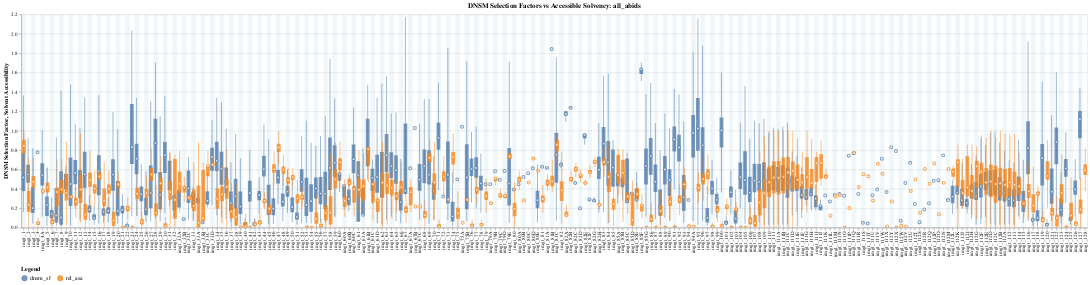

The cell this chart's notebook holds for it:
### Code cell
metrics = {
    'dnsm_sf': 'DNSM Selection Factor',
    'rel_asa': 'Solvent Accessibility',
}
colors = COLORS.copy()
# color_palette = DmsViz_Utility.get_color_palette(len(metrics))
# colors = {x:y for x,y in zip(metrics.keys(),color_palette)}

chart = build_boxplot_via_altair(
    name='all_abids',
    pdbs_df=pdbs_df,
    metrics=list(metrics.keys()),
    metric_names=list(metrics.values()),
    colors=COLORS,
    output_path=f"{FIGURES_OUTPUT_DIR}/dnsm-asa.boxplot.html",
)
chart.show()

### Figure 1 — Vega-Lite specification as saved in the notebook (floating-point values rounded to 4 significant figures; data arrays with more than 128 entries replaced by an {"elided": "..."} marker saying what was removed)
{"config": {"view": {"continuousWidth": 300, "continuousHeight": 300}}, "layer": [{"data": {"name": "data-4766db9d6e27a3db2ba760ada0f270b2"}, "mark": {"type": "rect", "color": "lightblue", "opacity": 0.2}, "encoding": {"x": {"axis": {"title": null}, "field": "shaded_imgt_cols", "scale": {"domain": {"elided": "226 str values"}}, "sort": {"elided": "226 str values"}, "type": "nominal"}}, "name": "view_7"}, {"layer": [{"mark": {"type": "rule"}, "encoding": {"color": {"field": "stat", "legend": {"labelFontSize": 12, "orient": "bottom", "title": "Legend"}, "type": "nominal"}, "x": {"field": "imgt_col", "scale": {"domain": {"elided": "226 str values"}}, "sort": {"elided": "226 str values"}, "type": "nominal"}, "xOffset": {"value": -5.0}, "y": {"field": "dnsm_sf_lower_whisker", "type": "quantitative"}, "y2": {"field": "dnsm_sf_upper_whisker"}}}, {"mark": {"type": "bar"}, "encoding": {"color": {"field": "stat", "legend": {"labelFontSize": 12, "orient": "bottom", "title": "Legend"}, "type": "nominal"}, "opacity": {"value": 0.75}, "size": {"value": 7}, "x": {"field": "imgt_col", "scale": {"domain": {"elided": "226 str values"}}, "sort": {"elided": "226 str values"}, "type": "nominal"}, "xOffset": {"value": -5.0}, "y": {"field": "dnsm_sf_Q1", "title": "DNSM Selection Factor", "type": "quantitative"}, "y2": {"field": "dnsm_sf_Q3"}}}, {"mark": {"type": "point"}, "encoding": {"color": {"field": "stat", "legend": {"labelFontSize": 12, "orient": "bottom", "title": "Legend"}, "type": "nominal"}, "fill": {"value": "white"}, "strokeWidth": {"value": 2}, "x": {"field": "imgt_col", "scale": {"domain": {"elided": "226 str values"}}, "sort": {"elided": "226 str values"}, "type": "nominal"}, "xOffset": {"value": -5.0}, "y": {"field": "dnsm_sf_Q2", "type": "quantitative"}}}], "data": {"name": "data-4933d1688e9ede59a4f3739826e84b45"}}, {"layer": [{"mark": {"type": "rule"}, "encoding": {"color": {"field": "stat", "legend": {"labelFontSize": 12, "orient": "bottom", "title": "Legend"}, "type": "nominal"}, "x": {"field": "imgt_col", "scale": {"domain": {"elided": "226 str values"}}, "sort": {"elided": "226 str values"}, "type": "nominal"}, "xOffset": {"value": 5.0}, "y": {"field": "rel_asa_lower_whisker", "type": "quantitative"}, "y2": {"field": "rel_asa_upper_whisker"}}}, {"mark": {"type": "bar"}, "encoding": {"color": {"field": "stat", "legend": {"labelFontSize": 12, "orient": "bottom", "title": "Legend"}, "type": "nominal"}, "opacity": {"value": 0.75}, "size": {"value": 7}, "x": {"field": "imgt_col", "scale": {"domain": {"elided": "226 str values"}}, "sort": {"elided": "226 str values"}, "type": "nominal"}, "xOffset": {"value": 5.0}, "y": {"field": "rel_asa_Q1", "title": "Solvent Accessibility", "type": "quantitative"}, "y2": {"field": "rel_asa_Q3"}}}, {"mark": {"type": "point"}, "encoding": {"color": {"field": "stat", "legend": {"labelFontSize": 12, "orient": "bottom", "title": "Legend"}, "type": "nominal"}, "fill": {"value": "white"}, "strokeWidth": {"value": 2}, "x": {"field": "imgt_col", "scale": {"domain": {"elided": "226 str values"}}, "sort": {"elided": "226 str values"}, "type": "nominal"}, "xOffset": {"value": 5.0}, "y": {"field": "rel_asa_Q2", "type": "quantitative"}}}], "data": {"name": "data-f26db36349994559aa8042b3e93182bd"}}, {"layer": [{"mark": {"type": "line"}, "encoding": {"opacity": {"value": 0}, "x": {"field": "imgt_col", "scale": {"domain": {"elided": "226 str values"}}, "sort": {"elided": "226 str values"}, "type": "nominal"}, "y": {"field": "tooltip", "type": "quantitative"}}, "name": "view_4"}, {"mark": {"type": "point"}, "encoding": {"opacity": {"value": 0}, "size": {"value": 0}, "tooltip": [{"field": "imgt_col", "type": "nominal"}, {"field": "imgt_occurrences", "type": "quantitative"}, {"field": "dnsm_sf_median", "type": "quantitative"}, {"field": "dnsm_sf_mean", "type": "quantitative"}, {"field": "dnsm_sf_std", "type": "quantitative"}, {"field": "rel_asa_median", "type": "quantitative"}, {"field": "rel_asa_mean", "type": "quantitative"}, {"field": "rel_asa_std", "type": "quantitative"}], "x": {"field": "imgt_col", "scale": {"domain": {"elided": "226 str values"}}, "sort": {"elided": "226 str values"}, "type": "nominal"}, "y": {"field": "tooltip", "type": "quantitative"}}, "name": "view_5"}], "data": {"name": "data-c6426f23bd41cb4663453ce6bb942d77"}}], "height": 400, "params": [{"name": "param_5", "select": {"type": "interval", "encodings": ["x", "y"]}, "bind": "scales", "views": ["view_4"]}, {"name": "param_6", "select": {"type": "point", "fields": ["x"], "nearest": true, "on": "mouseover"}, "views": ["view_5"]}, {"name": "param_7", "select": {"type": "interval", "encodings": ["x", "y"]}, "bind": "scales", "views": ["view_7"]}], "title": "DNSM Selection Factors vs Accessible Solvency: all_abids", "width": 6780, "$schema": "https://vega.github.io/schema/vega-lite/v5.20.1.json", "datasets": {"data-4766db9d6e27a3db2ba760ada0f270b2": [{"shaded_imgt_cols": "imgt_1"}, {"shaded_imgt_cols": "imgt_3"}, {"shaded_imgt_cols": "imgt_4A"}, {"shaded_imgt_cols": "imgt_6"}, {"shaded_imgt_cols": "imgt_8"}, {"shaded_imgt_cols": "imgt_10"}, {"shaded_imgt_cols": "imgt_12"}, {"shaded_imgt_cols": "imgt_14"}, {"shaded_imgt_cols": "imgt_16"}, {"shaded_imgt_cols": "imgt_18"}, {"shaded_imgt_cols": "imgt_20"}, {"shaded_imgt_cols": "imgt_22"}, {"shaded_imgt_cols": "imgt_24"}, {"shaded_imgt_cols": "imgt_26"}, {"shaded_imgt_cols": "imgt_28"}, {"shaded_imgt_cols": "imgt_30"}, {"shaded_imgt_cols": "imgt_32"}, {"shaded_imgt_cols": "imgt_32B"}, {"shaded_imgt_cols": "imgt_33"}, {"shaded_imgt_cols": "imgt_33B"}, {"shaded_imgt_cols": "imgt_33D"}, {"shaded_imgt_cols": "imgt_35"}, {"shaded_imgt_cols": "imgt_37"}, {"shaded_imgt_cols": "imgt_39"}, {"shaded_imgt_cols": "imgt_41"}, {"shaded_imgt_cols": "imgt_43"}, {"shaded_imgt_cols": "imgt_45"}, {"shaded_imgt_cols": "imgt_47"}, {"shaded_imgt_cols": "imgt_49"}, {"shaded_imgt_cols": "imgt_51"}, {"shaded_imgt_cols": "imgt_53"}, {"shaded_imgt_cols": "imgt_55"}, {"shaded_imgt_cols": "imgt_57"}, {"shaded_imgt_cols": "imgt_59"}, {"shaded_imgt_cols": "imgt_60A"}, {"shaded_imgt_cols": "imgt_60C"}, {"shaded_imgt_cols": "imgt_61A"}, {"shaded_imgt_cols": "imgt_61C"}, {"shaded_imgt_cols": "imgt_62"}, {"shaded_imgt_cols": "imgt_64"}, {"shaded_imgt_cols": "imgt_66"}, {"shaded_imgt_cols": "imgt_67A"}, {"shaded_imgt_cols": "imgt_67C"}, {"shaded_imgt_cols": "imgt_69"}, {"shaded_imgt_cols": "imgt_71"}, {"shaded_imgt_cols": "imgt_73"}, {"shaded_imgt_cols": "imgt_75"}, {"shaded_imgt_cols": "imgt_75B"}, {"shaded_imgt_cols": "imgt_77"}, {"shaded_imgt_cols": "imgt_79"}, {"shaded_imgt_cols": "imgt_79B"}, {"shaded_imgt_cols": "imgt_79D"}, {"shaded_imgt_cols": "imgt_80"}, {"shaded_imgt_cols": "imgt_80B"}, {"shaded_imgt_cols": "imgt_80D"}, {"shaded_imgt_cols": "imgt_81"}, {"shaded_imgt_cols": "imgt_81B"}, {"shaded_imgt_cols": "imgt_82"}, {"shaded_imgt_cols": "imgt_82B"}, {"shaded_imgt_cols": "imgt_82D"}, {"shaded_imgt_cols": "imgt_82F"}, {"shaded_imgt_cols": "imgt_82H"}, {"shaded_imgt_cols": "imgt_84"}, {"shaded_imgt_cols": "imgt_85A"}, {"shaded_imgt_cols": "imgt_85C"}, {"shaded_imgt_cols": "imgt_85E"}, {"shaded_imgt_cols": "imgt_85G"}, {"shaded_imgt_cols": "imgt_87"}, {"shaded_imgt_cols": "imgt_89"}, {"shaded_imgt_cols": "imgt_91"}, {"shaded_imgt_cols": "imgt_93"}, {"shaded_imgt_cols": "imgt_94A"}, {"shaded_imgt_cols": "imgt_96"}, {"shaded_imgt_cols": "imgt_98"}, {"shaded_imgt_cols": "imgt_100"}, {"shaded_imgt_cols": "imgt_102"}, {"shaded_imgt_cols": "imgt_104"}, {"shaded_imgt_cols": "imgt_106"}, {"shaded_imgt_cols": "imgt_108"}, {"shaded_imgt_cols": "imgt_110"}, {"shaded_imgt_cols": "imgt_111A"}, {"shaded_imgt_cols": "imgt_111C"}, {"shaded_imgt_cols": "imgt_111E"}, {"shaded_imgt_cols": "imgt_111G"}, {"shaded_imgt_cols": "imgt_111I"}, {"shaded_imgt_cols": "imgt_111K"}, {"shaded_imgt_cols": "imgt_111M"}, {"shaded_imgt_cols": "imgt_111O"}, {"shaded_imgt_cols": "imgt_111Q"}, {"shaded_imgt_cols": "imgt_111S"}, {"shaded_imgt_cols": "imgt_111U"}, {"shaded_imgt_cols": "imgt_111W"}, {"shaded_imgt_cols": "imgt_112Y"}, {"shaded_imgt_cols": "imgt_112W"}, {"shaded_imgt_cols": "imgt_112U"}, {"shaded_imgt_cols": "imgt_112S"}, {"shaded_imgt_cols": "imgt_112Q"}, {"shaded_imgt_cols": "imgt_112O"}, {"shaded_imgt_cols": "imgt_112M"}, {"shaded_imgt_cols": "imgt_112K"}, {"shaded_imgt_cols": "imgt_112I"}, {"shaded_imgt_cols": "imgt_112G"}, {"shaded_imgt_cols": "imgt_112E"}, {"shaded_imgt_cols": "imgt_112C"}, {"shaded_imgt_cols": "imgt_112A"}, {"shaded_imgt_cols": "imgt_113"}, {"shaded_imgt_cols": "imgt_115"}, {"shaded_imgt_cols": "imgt_117"}, {"shaded_imgt_cols": "imgt_119"}, {"shaded_imgt_cols": "imgt_121"}, {"shaded_imgt_cols": "imgt_123"}, {"shaded_imgt_cols": "imgt_125"}, {"shaded_imgt_cols": "imgt_127"}], "data-4933d1688e9ede59a4f3739826e84b45": {"elided": "226 records"}, "data-f26db36349994559aa8042b3e93182bd": {"elided": "226 records"}, "data-c6426f23bd41cb4663453ce6bb942d77": {"elided": "452 records"}}}
